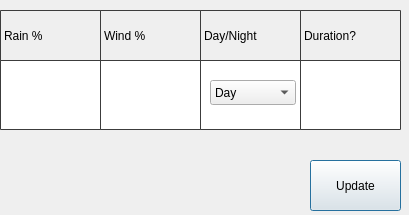
<?xml version="1.0" encoding="UTF-8"?>
<ui version="4.0">
 <class>Dialog</class>
 <widget class="QDialog" name="Dialog">
  <property name="geometry">
   <rect>
    <x>0</x>
    <y>0</y>
    <width>409</width>
    <height>215</height>
   </rect>
  </property>
  <property name="windowTitle">
   <string>Dialog</string>
  </property>
  <widget class="QLabel" name="label_3">
   <property name="geometry">
    <rect>
     <x>100</x>
     <y>10</y>
     <width>101</width>
     <height>51</height>
    </rect>
   </property>
   <property name="styleSheet">
    <string notr="true">border: 1px solid rgb(60, 60, 60);
border-radius: 1px;</string>
   </property>
   <property name="text">
    <string>Wind %</string>
   </property>
  </widget>
  <widget class="QTextEdit" name="duration_time">
   <property name="geometry">
    <rect>
     <x>300</x>
     <y>60</y>
     <width>101</width>
     <height>70</height>
    </rect>
   </property>
   <property name="styleSheet">
    <string notr="true">border: 1px solid rgb(60, 60, 60);
border-radius: 1px;</string>
   </property>
  </widget>
  <widget class="QTextEdit" name="rain_percent">
   <property name="geometry">
    <rect>
     <x>0</x>
     <y>60</y>
     <width>101</width>
     <height>70</height>
    </rect>
   </property>
   <property name="styleSheet">
    <string notr="true">border: 1px solid rgb(60, 60, 60);
border-radius: 1px;</string>
   </property>
  </widget>
  <widget class="QLabel" name="label_4">
   <property name="geometry">
    <rect>
     <x>300</x>
     <y>10</y>
     <width>101</width>
     <height>51</height>
    </rect>
   </property>
   <property name="styleSheet">
    <string notr="true">border: 1px solid rgb(60, 60, 60);
border-radius: 1px;</string>
   </property>
   <property name="text">
    <string>Duration?</string>
   </property>
  </widget>
  <widget class="QLabel" name="label">
   <property name="geometry">
    <rect>
     <x>0</x>
     <y>10</y>
     <width>101</width>
     <height>51</height>
    </rect>
   </property>
   <property name="styleSheet">
    <string notr="true">border: 1px solid rgb(60, 60, 60);
border-radius: 1px;</string>
   </property>
   <property name="text">
    <string>Rain %</string>
   </property>
  </widget>
  <widget class="QTextEdit" name="textEdit_2">
   <property name="geometry">
    <rect>
     <x>200</x>
     <y>60</y>
     <width>101</width>
     <height>70</height>
    </rect>
   </property>
   <property name="styleSheet">
    <string notr="true">border: 1px solid rgb(60, 60, 60);
border-radius: 1px;</string>
   </property>
  </widget>
  <widget class="QComboBox" name="day_or_night">
   <property name="geometry">
    <rect>
     <x>210</x>
     <y>80</y>
     <width>86</width>
     <height>25</height>
    </rect>
   </property>
   <item>
    <property name="text">
     <string>Day</string>
    </property>
   </item>
   <item>
    <property name="text">
     <string>Night</string>
    </property>
   </item>
  </widget>
  <widget class="QLabel" name="label_2">
   <property name="geometry">
    <rect>
     <x>200</x>
     <y>10</y>
     <width>101</width>
     <height>51</height>
    </rect>
   </property>
   <property name="styleSheet">
    <string notr="true">border: 1px solid rgb(60, 60, 60);
border-radius: 1px;</string>
   </property>
   <property name="text">
    <string>Day/Night</string>
   </property>
  </widget>
  <widget class="QTextEdit" name="wind_percent">
   <property name="geometry">
    <rect>
     <x>100</x>
     <y>60</y>
     <width>101</width>
     <height>70</height>
    </rect>
   </property>
   <property name="styleSheet">
    <string notr="true">border: 1px solid rgb(60, 60, 60);
border-radius: 1px;</string>
   </property>
  </widget>
  <widget class="QPushButton" name="Add_to_list">
   <property name="geometry">
    <rect>
     <x>310</x>
     <y>160</y>
     <width>91</width>
     <height>51</height>
    </rect>
   </property>
   <property name="text">
    <string>Update</string>
   </property>
  </widget>
 </widget>
 <resources/>
 <connections/>
</ui>
